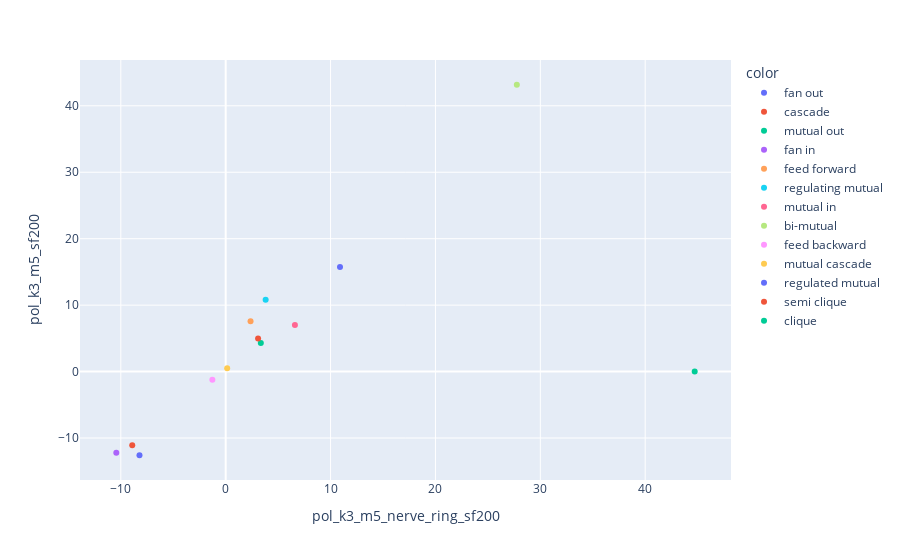

Notebook source saved alongside this figure:
### Code cell
# conclustion so far:
# 1. sf200 is important (there are changes) only for the nerve ring (NR) + bio-rand
# 2. intresting comparisons would be: a) NR vs NR with bio-rand b) full connectone vs NR

# results from a): pol data: bi-mutual (78) turns from strong Motif w/o bio-rand to weak almost None Motif
# results from a): cook herm-all + herm-chem data: same on circuits: bi-mutual, semi-cliqe, mutual in and out, mutual cascade, 
# but less so on the herm-gap data.

# results from b): on polartiy data: ffl on NR is not a Motif, and clicqe is

name1 = 'pol_k3_m5_nerve_ring_sf200'
# name2 = 'pol_k3_m5_nerve_ring_bio_rand_sf200'
name2 = 'pol_k3_m5_sf200'

# name1 = 'cook_si2_herm_all_k3_m5_nerve_ring_sf200'
# name2 = 'cook_si2_herm_all_k3_m5_nerve_ring_bio_rand_sf200'

# name1 = 'cook_si2_herm_chem_k3_m5_nerve_ring_sf200'
# name2 = 'cook_si2_herm_chem_k3_m5_nerve_ring_bio_rand_sf200'

# name1 = 'cook_si2_herm_gap_k3_m5_nerve_ring_sf200'
# name2 = 'cook_si2_herm_gap_k3_m5_nerve_ring_bio_rand_sf200'


### compare the SF
# name1 = 'pol_k3_m5_nerve_ring_bio_rand' #sf10
# name1 = 'pol_k3_m5_nerve_ring_bio_rand_sf200'
# name1 = 'pol_k3_m5_nerve_ring_bio_rand_sf300'
# name2 = 'pol_k3_m5_nerve_ring_bio_rand_sf400'
# TODO 1000 vs 200



d1 = import_results(f'results/{name1}.bin')
d2 = import_results(f'results/{name2}.bin')

motifs1 = d1['motifs']
motifs2 = d2['motifs']

# polarity_motifs1 = get_polarity_motifs_list(motifs1)
# polarity_motifs2 = get_polarity_motifs_list(motifs2)

draw_graphs(motifs1)
z_score_compare(list(motifs1.values()), list(motifs2.values()), use_full_name=True, filter_th=0, norm=False)
# z_score_compare(polarity_motifs1, polarity_motifs2, use_full_name=False, filter_th=2.0, norm=False)

### Figure 1 — Plotly figure (JSON) as saved in the notebook; plotly's stock layout.template omitted (floating-point values rounded to 4 significant figures)
{"data": [{"hovertemplate": "color=fan out<br>pol_k3_m5_nerve_ring_sf200=%{x}<br>pol_k3_m5_sf200=%{y}<extra></extra>", "legendgroup": "fan out", "marker": {"color": "#636efa", "symbol": "circle"}, "mode": "markers", "name": "fan out", "orientation": "v", "showlegend": true, "type": "scatter", "x": [-8.22], "xaxis": "x", "y": [-12.59], "yaxis": "y"}, {"hovertemplate": "color=cascade<br>pol_k3_m5_nerve_ring_sf200=%{x}<br>pol_k3_m5_sf200=%{y}<extra></extra>", "legendgroup": "cascade", "marker": {"color": "#EF553B", "symbol": "circle"}, "mode": "markers", "name": "cascade", "orientation": "v", "showlegend": true, "type": "scatter", "x": [-8.91], "xaxis": "x", "y": [-11.1], "yaxis": "y"}, {"hovertemplate": "color=mutual out<br>pol_k3_m5_nerve_ring_sf200=%{x}<br>pol_k3_m5_sf200=%{y}<extra></extra>", "legendgroup": "mutual out", "marker": {"color": "#00cc96", "symbol": "circle"}, "mode": "markers", "name": "mutual out", "orientation": "v", "showlegend": true, "type": "scatter", "x": [3.35], "xaxis": "x", "y": [4.32], "yaxis": "y"}, {"hovertemplate": "color=fan in<br>pol_k3_m5_nerve_ring_sf200=%{x}<br>pol_k3_m5_sf200=%{y}<extra></extra>", "legendgroup": "fan in", "marker": {"color": "#ab63fa", "symbol": "circle"}, "mode": "markers", "name": "fan in", "orientation": "v", "showlegend": true, "type": "scatter", "x": [-10.43], "xaxis": "x", "y": [-12.2], "yaxis": "y"}, {"hovertemplate": "color=feed forward<br>pol_k3_m5_nerve_ring_sf200=%{x}<br>pol_k3_m5_sf200=%{y}<extra></extra>", "legendgroup": "feed forward", "marker": {"color": "#FFA15A", "symbol": "circle"}, "mode": "markers", "name": "feed forward", "orientation": "v", "showlegend": true, "type": "scatter", "x": [2.37], "xaxis": "x", "y": [7.56], "yaxis": "y"}, {"hovertemplate": "color=regulating mutual<br>pol_k3_m5_nerve_ring_sf200=%{x}<br>pol_k3_m5_sf200=%{y}<extra></extra>", "legendgroup": "regulating mutual", "marker": {"color": "#19d3f3", "symbol": "circle"}, "mode": "markers", "name": "regulating mutual", "orientation": "v", "showlegend": true, "type": "scatter", "x": [3.81], "xaxis": "x", "y": [10.83], "yaxis": "y"}, {"hovertemplate": "color=mutual in<br>pol_k3_m5_nerve_ring_sf200=%{x}<br>pol_k3_m5_sf200=%{y}<extra></extra>", "legendgroup": "mutual in", "marker": {"color": "#FF6692", "symbol": "circle"}, "mode": "markers", "name": "mutual in", "orientation": "v", "showlegend": true, "type": "scatter", "x": [6.6], "xaxis": "x", "y": [7.01], "yaxis": "y"}, {"hovertemplate": "color=bi-mutual<br>pol_k3_m5_nerve_ring_sf200=%{x}<br>pol_k3_m5_sf200=%{y}<extra></extra>", "legendgroup": "bi-mutual", "marker": {"color": "#B6E880", "symbol": "circle"}, "mode": "markers", "name": "bi-mutual", "orientation": "v", "showlegend": true, "type": "scatter", "x": [27.76], "xaxis": "x", "y": [43.17], "yaxis": "y"}, {"hovertemplate": "color=feed backward<br>pol_k3_m5_nerve_ring_sf200=%{x}<br>pol_k3_m5_sf200=%{y}<extra></extra>", "legendgroup": "feed backward", "marker": {"color": "#FF97FF", "symbol": "circle"}, "mode": "markers", "name": "feed backward", "orientation": "v", "showlegend": true, "type": "scatter", "x": [-1.27], "xaxis": "x", "y": [-1.21], "yaxis": "y"}, {"hovertemplate": "color=mutual cascade<br>pol_k3_m5_nerve_ring_sf200=%{x}<br>pol_k3_m5_sf200=%{y}<extra></extra>", "legendgroup": "mutual cascade", "marker": {"color": "#FECB52", "symbol": "circle"}, "mode": "markers", "name": "mutual cascade", "orientation": "v", "showlegend": true, "type": "scatter", "x": [0.14], "xaxis": "x", "y": [0.49], "yaxis": "y"}, {"hovertemplate": "color=regulated mutual<br>pol_k3_m5_nerve_ring_sf200=%{x}<br>pol_k3_m5_sf200=%{y}<extra></extra>", "legendgroup": "regulated mutual", "marker": {"color": "#636efa", "symbol": "circle"}, "mode": "markers", "name": "regulated mutual", "orientation": "v", "showlegend": true, "type": "scatter", "x": [10.9], "xaxis": "x", "y": [15.73], "yaxis": "y"}, {"hovertemplate": "color=semi clique<br>pol_k3_m5_nerve_ring_sf200=%{x}<br>pol_k3_m5_sf200=%{y}<extra></extra>", "legendgroup": "semi clique", "marker": {"color": "#EF553B", "symbol": "circle"}, "mode": "markers", "name": "semi clique", "orientation": "v", "showlegend": true, "type": "scatter", "x": [3.09], "xaxis": "x", "y": [4.97], "yaxis": "y"}, {"hovertemplate": "color=clique<br>pol_k3_m5_nerve_ring_sf200=%{x}<br>pol_k3_m5_sf200=%{y}<extra></extra>", "legendgroup": "clique", "marker": {"color": "#00cc96", "symbol": "circle"}, "mode": "markers", "name": "clique", "orientation": "v", "showlegend": true, "type": "scatter", "x": [44.72], "xaxis": "x", "y": [0], "yaxis": "y"}], "layout": {"autosize": true, "legend": {"title": {"text": "color"}, "tracegroupgap": 0}, "margin": {"t": 60}, "xaxis": {"anchor": "y", "autorange": true, "domain": [0, 1], "range": [-13.8, 48.09], "title": {"text": "pol_k3_m5_nerve_ring_sf200"}, "type": "linear"}, "yaxis": {"anchor": "x", "autorange": true, "domain": [0, 1], "range": [-16.91, 47.49], "title": {"text": "pol_k3_m5_sf200"}, "type": "linear"}}}
